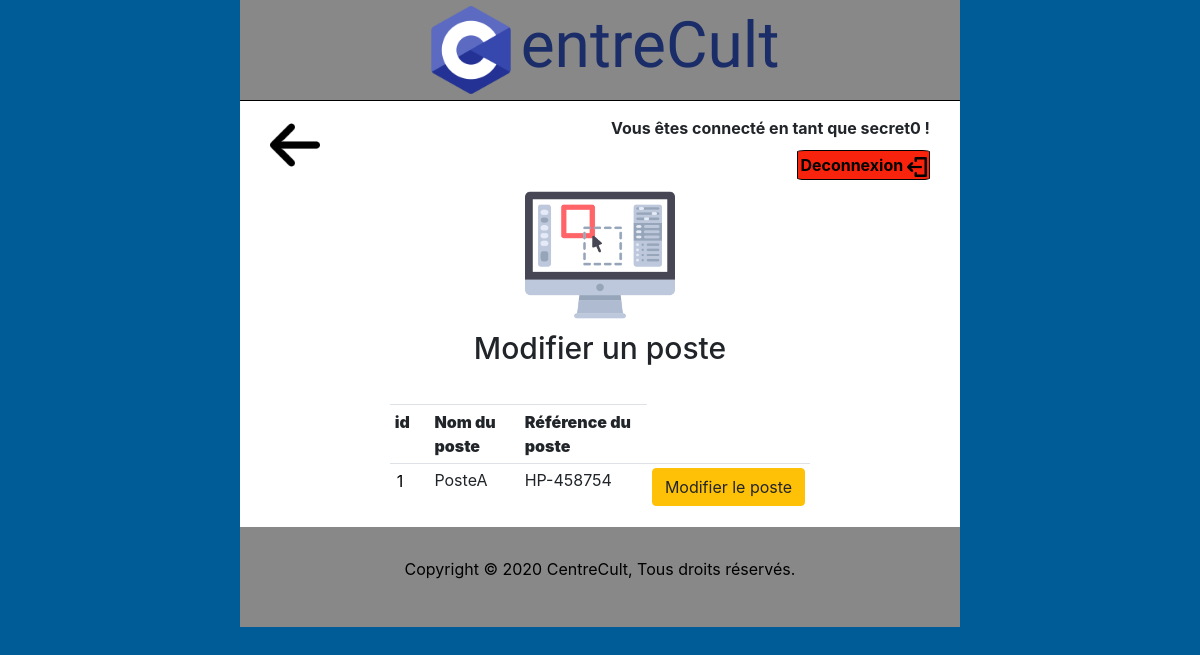
/index.php?action=tbl-edit-post (signed in), run on the app's committed database.
### tables this page shows
CREATE TABLE `postes` (
  `id_post` int(11) NOT NULL,
  `nom_post` varchar(30) NOT NULL,
  `ref_post` varchar(30) NOT NULL
);

### control/poste.php (called while the page is built, shortened)
<?php
class Postes {
    function __construct()
    {
        require_once "./model/model.php";
        $this->ds = new DB();
    }
    function getPostes(){
        $strSQL = "SELECT * FROM  postes";
        $tabValeur = array("*");
        $res = $this->ds->Requete($strSQL, $tabValeur);
        return $res;
      }
}

### model/model.php (called while the page is built, shortened)
<?php
class DB {
  private $cnx = null;
  function __construct(){
 $this->cnx = new PDO("mysql:host=mysql-thomasmahon.alwaysdata.net;dbname=thomasmahon_centrecult;charset=utf8", "213044", "centrecult" );
  }
  function Requete($strSQL, $tblValeur){
    $this->resultat = $this->cnx->prepare($strSQL);
    $this->resultat->execute($tblValeur);
    return $this->resultat->fetchAll();
  }
}
?>

### vue/poste/edit-poste.php (the view, shortened to what this page needs)
<div class="back">
<a href="index.php?action=Interface">
<img src="./image/arrow.png" width="50"/>
</a>
</div>
<div class="content-edit">
<img src="./image/pc-edit.png"width="150"/>
<h2> Modifier un poste </h2>
<table class="table table-sm">
    <tr>
        <th ><b>id </b></th>
        <th ><b>Nom du poste</b></th>
        <th ><b> Référence du poste </b></th>
    </tr>
    <?php
        foreach ($tblpost as $post) {
                echo "<form action='index.php?action=formEditPost' method='POST'>";
                echo
                "<tr>"
                    ."<td>"."<input  type='text' name='ide' id='ide' value=".$post['id_post']." readonly></td>"
                    ."<td>".$post['nom_post'] ."</td>"
                    ."<td>".$post['ref_post'] ."</td>"
                    ."<td> <input class='btn btn-warning' type='submit' name='action' value='Modifier le poste'></td></tr>";
                echo "</form>";
            }
    ?>
      </table>
</div>

### style/style.css (style rules this page uses)
* { margin: 0; top: 0; }
a { text-decoration: none !important; color: black; }
body { background-color: #005C96; }
h2 { font-size: 30px; padding-bottom: 30px; }
.back { position: absolute; padding-top: 120px; padding-left: 30px; }
.content-edit { padding-right: 150px; padding-left: 150px; display: flex; flex-direction: column; justify-content: center; align-items: center; }
#ide { cursor: default; border: 0px solid; width:30px; }

### data on the page
postes: ide "1", nom_post "PosteA", ref_post "HP-458754"

### other printed values
$login "secret0"
